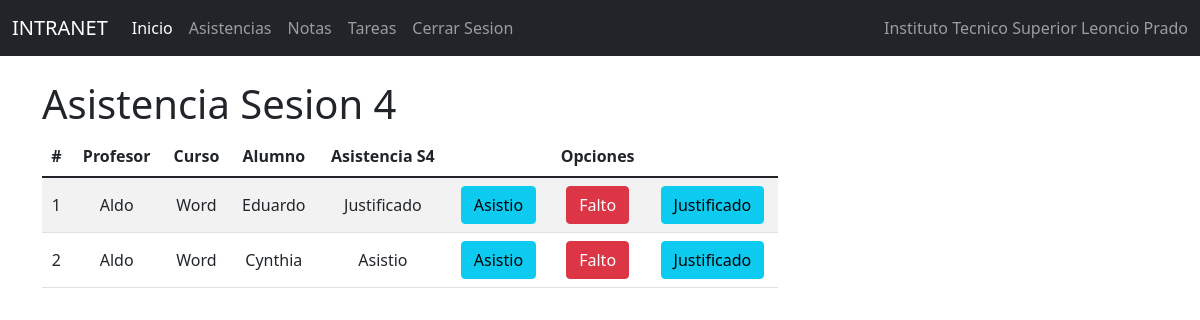
The app's page /indasis4/, older data.
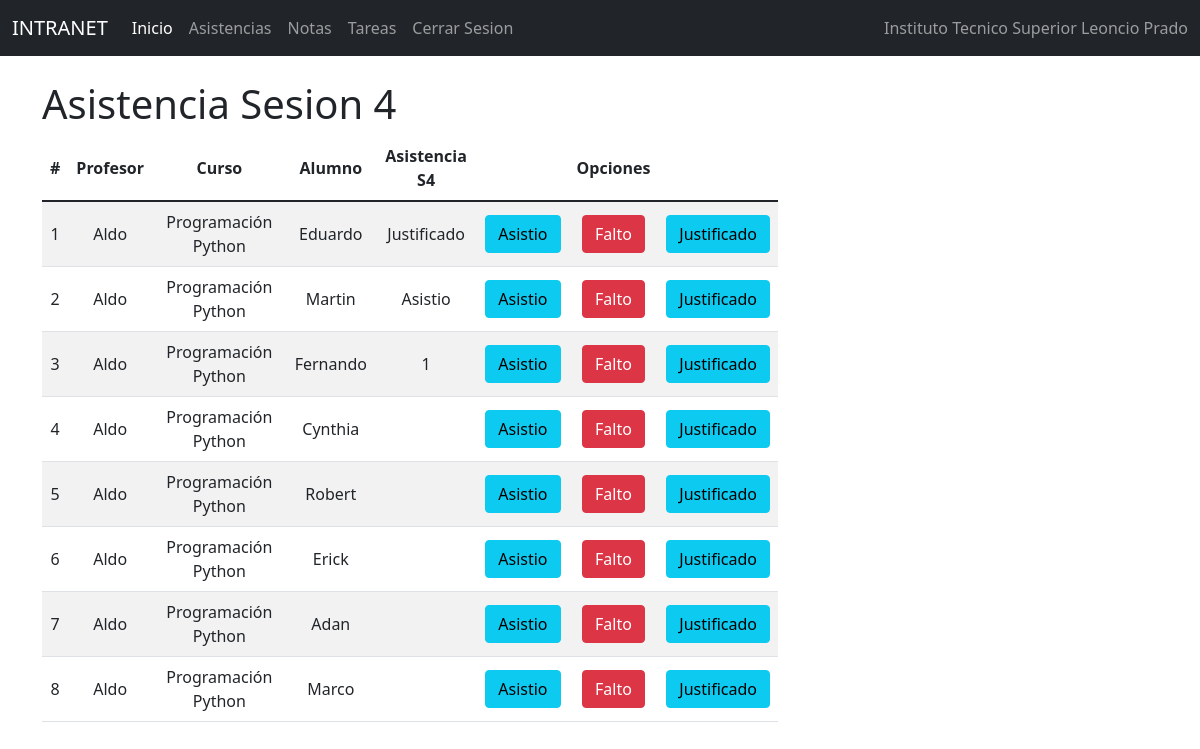
The same page, newer data.
### Notas/models.py (models this page shows, shortened)
class Notas(models.Model):
    id=models.IntegerField(primary_key=True)
    profesor = models.ForeignKey(Profesor, null=True,blank=True,on_delete=models.CASCADE)
    curso = models.ForeignKey(Curso, null=True,blank=True,on_delete=models.CASCADE)
    alumno = models.OneToOneField(to='Estudiante', to_field='id', null=True, blank=True, on_delete=models.CASCADE)
    sesion1_nt = models.IntegerField()
    sesion1_asis=models.CharField(max_length=50)
    tarea1_info = models.ForeignKey(Tarea1, null=True,blank=True,on_delete=models.CASCADE)
    soltarea1 = models.CharField(max_length=1000)
    notatarea1 = models.IntegerField()
    sesion2_nt = models.IntegerField()
    sesion2_asis=models.CharField(max_length=50)
    tarea2_info = models.ForeignKey(Tarea2, null=True,blank=True,on_delete=models.CASCADE)
    soltarea2 = models.CharField(max_length=1000)
    notatarea2 = models.IntegerField()
    sesion3_nt = models.IntegerField()
    sesion3_asis=models.CharField(max_length=50)
    tarea3_info = models.ForeignKey(Tarea3, null=True,blank=True,on_delete=models.CASCADE)
    soltarea3 = models.CharField(max_length=1000)
    notatarea3 = models.IntegerField()
    sesion4_nt = models.IntegerField()
    sesion4_asis=models.CharField(max_length=50)
    tarea4_info = models.ForeignKey(Tarea4, null=True,blank=True,on_delete=models.CASCADE)
    soltarea4 = models.CharField(max_length=1000)
    notatarea4 = models.IntegerField()
    sesion5_nt = models.IntegerField()
    sesion5_asis=models.CharField(max_length=50)
    tarea5_info = models.ForeignKey(Tarea5, null=True,blank=True,on_delete=models.CASCADE)
    soltarea5 = models.CharField(max_length=1000)
    notatarea5 = models.IntegerField()

class Profesor(models.Model):
    id=models.IntegerField(primary_key=True)
    nompro=models.CharField(max_length=50)
    apepro=models.CharField(max_length=50)
    dnipro=models.CharField(max_length=50)
    direccionpro=models.CharField(max_length=50)
    distritopro=models.ForeignKey(Distrito, null=True,blank=True,on_delete=models.CASCADE)
    emailpro=models.EmailField()
    estpro=models.IntegerField()
    usuario=models.OneToOneField(to='Usuario', to_field='id', null=True, blank=True, on_delete=models.CASCADE)

class Curso(models.Model):
    id=models.IntegerField(primary_key=True)
    nomcur=models.CharField(max_length=30)
    creditos=models.IntegerField()
    estcur=models.IntegerField()

class Estudiante(models.Model):
    id=models.IntegerField(primary_key=True)
    nomest=models.CharField(max_length=50)
    apeest=models.CharField(max_length=50)
    dniest=models.CharField(max_length=8)
    direccion=models.CharField(max_length=50)
    emailest=models.EmailField()
    estest=models.IntegerField()
    usuario=models.OneToOneField(to='Usuario', to_field='id', null=True, blank=True, on_delete=models.CASCADE)
    carrera=models.ForeignKey(Carrera, null=True, blank=True, on_delete=models.CASCADE)
    distrito=models.ForeignKey(Distrito, null=True, blank=True, on_delete=models.CASCADE)

### Notas/views.py (the view)
# urls.py: path('indasis4/', indasis4),
def indasis4 (request):
    notas = Notas.objects.all()
    carrera = Carrera.objects.all()
    curso = Curso.objects.all()
    profesor = Profesor.objects.all()
    return render(request, 'PROCESOS/Asistencia/gestionasistencias4.html', {"notas": notas, "carrera":carrera,
    "curso":curso, "profesor":profesor})

### Notas/Templates/PROCESOS/Asistencia/gestionasistencias4.html (shortened to what this page needs)
{% extends "../../basepro.html" %}
{% block body %}
<div class="row">
    <div class="col-sm-12 col-md-6 col-lg-8 col-xl-8 ">
        <div class="table-responsive">
            <h1>Asistencia Sesion 4</h1>
            <table class="table table-striped" >
                <thead>
                    <tr>
                        <th>#</th>
                        <th>Profesor</th>
                        <th>Curso</th>
                        <th>Alumno</th>
                        <th>Asistencia S4</th>
                        <th></th>
                        <th class="2">Opciones</th>
                    </tr>
                </thead>
                <tbody>
                    {% for c in notas %}
                    <tr>
                        <td>{{forloop.counter}}</td>
                        <td>{{c.profesor.nompro}}</td>
                        <td>{{c.curso.nomcur}}</td>
                        <td>{{c.alumno.nomest}}</td>
                        <td>{{c.sesion4_asis}}</td>
                        <td><a href="/asistios4/{{c.id}}"   class="btn btn-info">Asistio</a></td>
                        <td><a href="/faltos4/{{c.id}}" class="btn btn-danger">Falto</a></td>
                        <td><a href="/justificados4/{{c.id}}" class="btn btn-info">Justificado</a></td>
                    </tr>
                    {% endfor %}
                </tbody>
            </table>
        </div>
    </div>
</div>
{% endblock %}

Row changes from the older to the newer data that the page shows:
changed Notas "Justificado": curso.nomcur "Word" → "Programación Python"
changed Notas "Asistio": curso.nomcur "Word" → "Programación Python"; alumno.nomest "Cynthia" → "Martin"
added Notas: profesor.nompro "Aldo", curso.nomcur "Programación Python", alumno.nomest "Fernando", sesion4_asis "1"
added Notas: profesor.nompro "Aldo", curso.nomcur "Programación Python", alumno.nomest "Cynthia"
added Notas: profesor.nompro "Aldo", curso.nomcur "Programación Python", alumno.nomest "Robert"
added Notas: profesor.nompro "Aldo", curso.nomcur "Programación Python", alumno.nomest "Erick"
added Notas: profesor.nompro "Aldo", curso.nomcur "Programación Python", alumno.nomest "Adan"
added Notas: profesor.nompro "Aldo", curso.nomcur "Programación Python", alumno.nomest "Marco"
